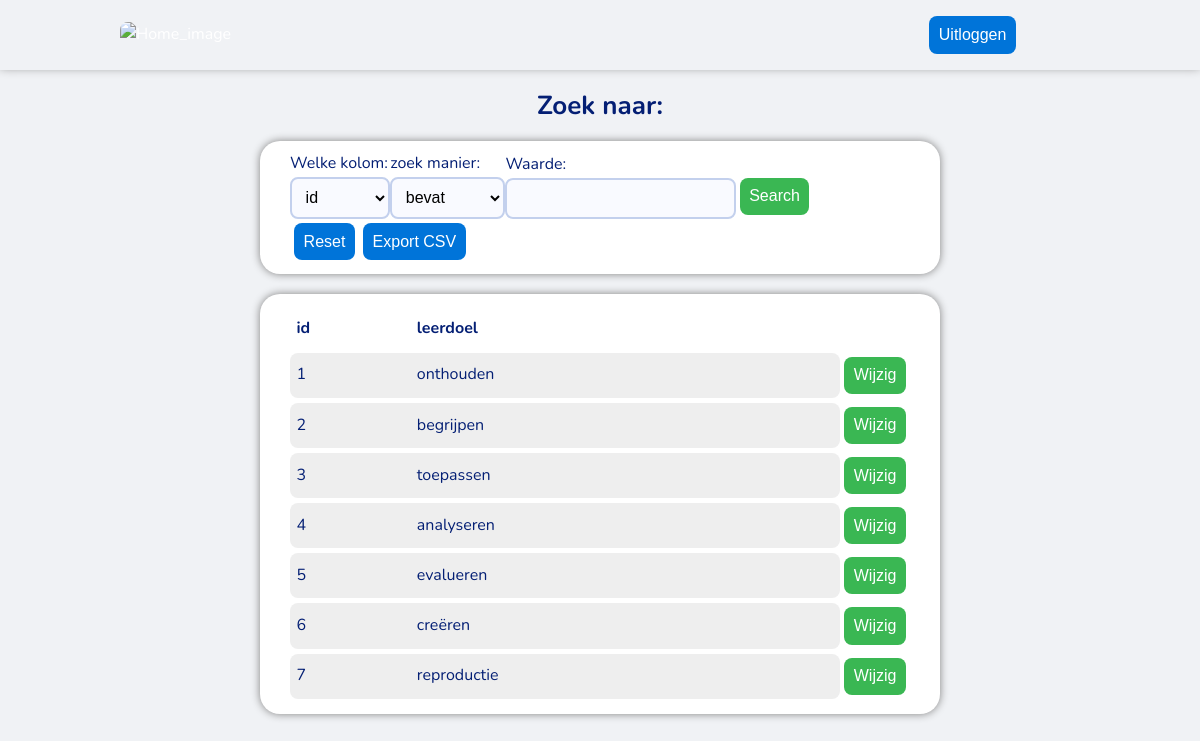
The app's page /table_details/leerdoelen (signed in) with its own data.
### tables this page shows
CREATE TABLE `leerdoelen` (
  `id` integer NOT NULL
,  `leerdoel` text DEFAULT NULL
);

### app.py (the view)
@app.route("/table_details/<table_name>")
def table_content(table_name=None):
    if not table_name:
        return "Missing table name", 400  # HTTP 400 = Bad Request
    else:
        rows, column_names = dbm.get_table_content(table_name)
        return render_template(
            "table_details.html", rows=rows, columns=column_names, table_name=table_name
        )

### app.py (called while the page is built)
@app.before_request
def before_request():
    if "user" not in session and request.endpoint not in ['login', 'static', 'login_index']:
        return redirect(url_for('login_index'))

### lib/tablemodel.py (called while the page is built)
    def get_table_content(self, table_name):
        cursor = sqlite3.connect(self.database_file).cursor()
        match table_name:
            case "vragen":
                cursor.execute(f"SELECT vragen.id, leerdoelen.leerdoel, vraag, "
                               f"(auteurs.voornaam || ' ' || auteurs.achternaam) "
                               f"FROM vragen "
                               f"LEFT JOIN leerdoelen on vragen.leerdoel = leerdoelen.id "
                               f"LEFT JOIN auteurs on vragen.auteur = auteurs.id ")
            case _:
                cursor.execute(f"SELECT * FROM {table_name}")
        table_headers = [column_name[0] for column_name in cursor.description]
        table_content = cursor.fetchall()
        return table_content, table_headers

### templates/table_details.html (shortened to what this page needs)
<!DOCTYPE html>
<html lang="en">
<head>
    <link rel="stylesheet" href="/static/basic.css" type="text/css">
</head>
<body>
{% include "header.html" %}
<main>
    <div>
        <h2>Zoek naar:</h2>
        {% if table_name == 'leerdoelen' or table_name == 'auteurs' %}
            {% include "auteur_leerdoelen_form.html" %}
        {% endif %}
    </div>
    <div id="table_box">
        <table>
            <thead>
                <tr>
                    {% for column in columns %}
                        {% if column == "(auteurs.voornaam || ' ' || auteurs.achternaam)" %}
                            {% set column = "auteurs" %}
                        {% endif %}
                        <th>{{ column }}</th>
                    {% endfor %}
                </tr>
            </thead>
            <tbody>
                {% for row in rows %}
                    <tr>
                        {% for field in row %}
                            <td>{{ field }}</td>
                        {% endfor %}
                    <td><button class="button1"><a href="{{ table_name }}/{{ row[0] }}/update">Wijzig</a></button></td>
                    </tr>
                {% endfor %}
            </tbody>
        </table>
    </div>
</main>
</body>
</html>

### static/basic.css (style rules this page uses)
* { box-sizing: border-box }
:root { --sans: 1em/1.6 system-ui, -apple-system, BlinkMacSystemFont, Segoe UI, Roboto, Oxygen, Ubuntu, Cantarell, Droid Sans, Helvetica Neue, Fira Sans, sans-serif; --mono: SFMono-Regular, Consolas, 'Liberation Mono', Menlo, Courier, 'Courier New', monospace; --c1:#0074d9; --c2:#eee; --c3:#fff; --c4:#000; --c5:#fff; --c6:rgba(240, 242, 245, 1); --c7:#ddd; --c8:#3ab753; --textcolor:#041f74; --inba:#f9faff; --inbr:#c3d0ed; --m1: 8px; --rc: 8px; --rc2: 20px }
html { -ms-text-size-adjust: 100%; -webkit-text-size-adjust: 100%; }
body { margin: 0; font: var(--sans); font-weight: 400; font-family: 'Nunito', sans-serif; font-style: normal; text-rendering: optimizeLegibility; -webkit-font-smoothing: antialiased; background-color: var(--c6); color: var(--textcolor); }
a { color: var(--c5); text-decoration:none }
h1,h2,h3,h4,h5,h6 { margin: 0.6em 0; font-weight: normal }
h2 { font-size: 1.625em; line-height: 1.2; font-weight: bold }
table { border-collapse: separate; border-spacing: 0 5px; width: 100%; border:none; }
th, td { text-align: left; vertical-align: middle; background-color: transparent; border: none; padding: 0.4em; border-radius: inherit; }
th { background-color: transparent; }
tr td { background-color: var(--c2); }
thead tr { background-color: transparent; }
tbody tr td:first-child { border-top-left-radius: var(--rc); border-bottom-left-radius: var(--rc); }
tbody tr td:nth-last-child(2) { border-top-right-radius: var(--rc); border-bottom-right-radius: var(--rc); }
#table_box, #form_box { display: flex; flex-direction: column; align-items: flex-start; width: 100%; min-width: fit-content; padding: 10px 30px; margin-top: 20px; background-color: var(--c5); border-radius: var(--rc2); box-shadow: 0 0 8px gray; }
#table_box tr td:last-child { border: none; width: 0; padding: 0; background-color: transparent; }
.button1 { background-color: var(--c8); }
pre,code,input,select,textarea,button,img { border-radius: var(--rc) }
button, input[type=submit], input[type=reset], input[type="button"] { -webkit-appearance: none; font-size: 1em; display: inline-block; color: var(--c5); background: var(--c1); border: 0; margin: 4px; padding: 0.6em; cursor: pointer; text-align: center }
main,footer { margin: 0 auto; width: 60%; text-align: center; padding: 0 20px; }

### records on screen
leerdoelen: row "1", leerdoel "onthouden"
leerdoelen: row "2", leerdoel "begrijpen"
leerdoelen: row "3", leerdoel "toepassen"
leerdoelen: row "4", leerdoel "analyseren"
leerdoelen: row "5", leerdoel "evalueren"
leerdoelen: row "6", leerdoel "creëren"
leerdoelen: row "7", leerdoel "reproductie"

### other values on screen
{{ column }} "id" "leerdoel"
form field column_select "id"
